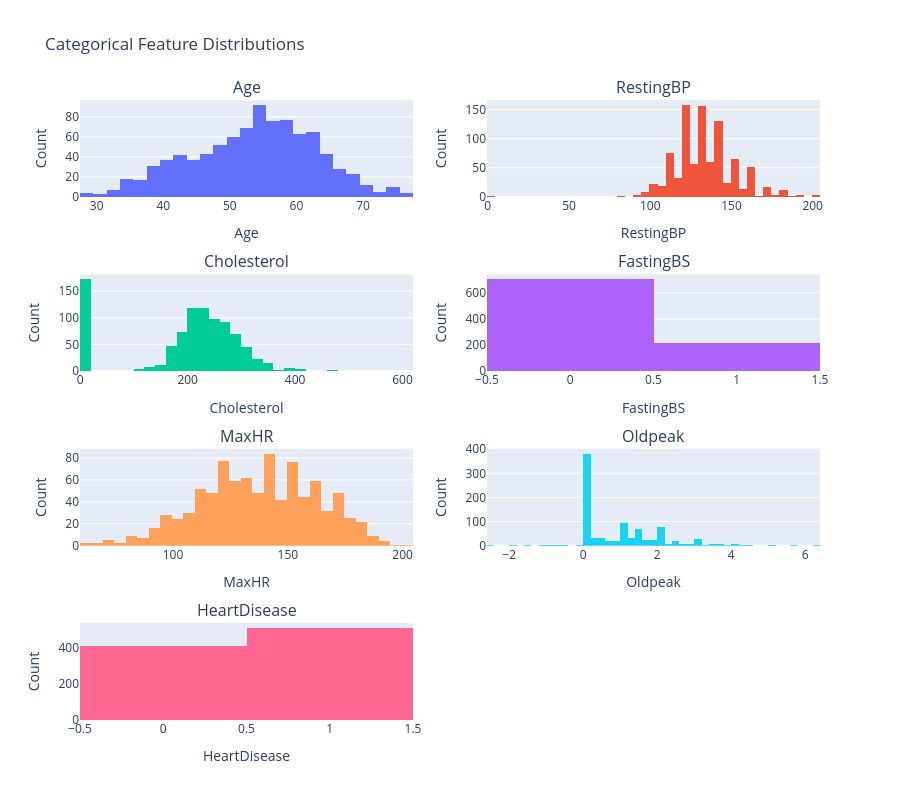

Notebook source saved alongside this figure:
### Code cell
fig = make_subplots(rows=4, cols=2, subplot_titles=numerical_data.columns)

for i, column in enumerate(numerical_data.columns):
    row = i // 2 + 1
    col = i % 2 + 1
    fig.add_trace(
        go.Histogram(x=numerical_data[column], name=column),
        row=row, col=col
    )
    fig.update_xaxes(title_text=column, row=row, col=col)
    fig.update_yaxes(title_text="Count", row=row, col=col)

fig.update_layout(
    height=400 * n_rows,
    width=900,
    title_text="Categorical Feature Distributions",
    showlegend=False
)
fig.show()

### Figure 1 — Plotly figure (JSON) as saved in the notebook; plotly's stock layout.template omitted (floating-point values rounded to 4 significant figures; data arrays with more than 128 entries replaced by an {"elided": "..."} marker saying what was removed)
{"data": [{"name": "Age", "type": "histogram", "x": {"elided": "918 int values"}, "xaxis": "x", "yaxis": "y"}, {"name": "RestingBP", "type": "histogram", "x": {"elided": "918 int values"}, "xaxis": "x2", "yaxis": "y2"}, {"name": "Cholesterol", "type": "histogram", "x": {"elided": "918 int values"}, "xaxis": "x3", "yaxis": "y3"}, {"name": "FastingBS", "type": "histogram", "x": {"elided": "918 int values"}, "xaxis": "x4", "yaxis": "y4"}, {"name": "MaxHR", "type": "histogram", "x": {"elided": "918 int values"}, "xaxis": "x5", "yaxis": "y5"}, {"name": "Oldpeak", "type": "histogram", "x": {"elided": "918 float values"}, "xaxis": "x6", "yaxis": "y6"}, {"name": "HeartDisease", "type": "histogram", "x": {"elided": "918 int values"}, "xaxis": "x7", "yaxis": "y7"}], "layout": {"annotations": [{"font": {"size": 16}, "showarrow": false, "text": "Age", "x": 0.225, "xanchor": "center", "xref": "paper", "y": 1, "yanchor": "bottom", "yref": "paper"}, {"font": {"size": 16}, "showarrow": false, "text": "RestingBP", "x": 0.775, "xanchor": "center", "xref": "paper", "y": 1, "yanchor": "bottom", "yref": "paper"}, {"font": {"size": 16}, "showarrow": false, "text": "Cholesterol", "x": 0.225, "xanchor": "center", "xref": "paper", "y": 0.7188, "yanchor": "bottom", "yref": "paper"}, {"font": {"size": 16}, "showarrow": false, "text": "FastingBS", "x": 0.775, "xanchor": "center", "xref": "paper", "y": 0.7188, "yanchor": "bottom", "yref": "paper"}, {"font": {"size": 16}, "showarrow": false, "text": "MaxHR", "x": 0.225, "xanchor": "center", "xref": "paper", "y": 0.4375, "yanchor": "bottom", "yref": "paper"}, {"font": {"size": 16}, "showarrow": false, "text": "Oldpeak", "x": 0.775, "xanchor": "center", "xref": "paper", "y": 0.4375, "yanchor": "bottom", "yref": "paper"}, {"font": {"size": 16}, "showarrow": false, "text": "HeartDisease", "x": 0.225, "xanchor": "center", "xref": "paper", "y": 0.1562, "yanchor": "bottom", "yref": "paper"}], "height": 800, "showlegend": false, "title": {"text": "Categorical Feature Distributions"}, "width": 900, "xaxis": {"anchor": "y", "domain": [0, 0.45], "title": {"text": "Age"}}, "xaxis2": {"anchor": "y2", "domain": [0.55, 1], "title": {"text": "RestingBP"}}, "xaxis3": {"anchor": "y3", "domain": [0, 0.45], "title": {"text": "Cholesterol"}}, "xaxis4": {"anchor": "y4", "domain": [0.55, 1], "title": {"text": "FastingBS"}}, "xaxis5": {"anchor": "y5", "domain": [0, 0.45], "title": {"text": "MaxHR"}}, "xaxis6": {"anchor": "y6", "domain": [0.55, 1], "title": {"text": "Oldpeak"}}, "xaxis7": {"anchor": "y7", "domain": [0, 0.45], "title": {"text": "HeartDisease"}}, "xaxis8": {"anchor": "y8", "domain": [0.55, 1]}, "yaxis": {"anchor": "x", "domain": [0.8438, 1], "title": {"text": "Count"}}, "yaxis2": {"anchor": "x2", "domain": [0.8438, 1], "title": {"text": "Count"}}, "yaxis3": {"anchor": "x3", "domain": [0.5625, 0.7188], "title": {"text": "Count"}}, "yaxis4": {"anchor": "x4", "domain": [0.5625, 0.7188], "title": {"text": "Count"}}, "yaxis5": {"anchor": "x5", "domain": [0.2812, 0.4375], "title": {"text": "Count"}}, "yaxis6": {"anchor": "x6", "domain": [0.2812, 0.4375], "title": {"text": "Count"}}, "yaxis7": {"anchor": "x7", "domain": [0, 0.1562], "title": {"text": "Count"}}, "yaxis8": {"anchor": "x8", "domain": [0, 0.1562]}}}
